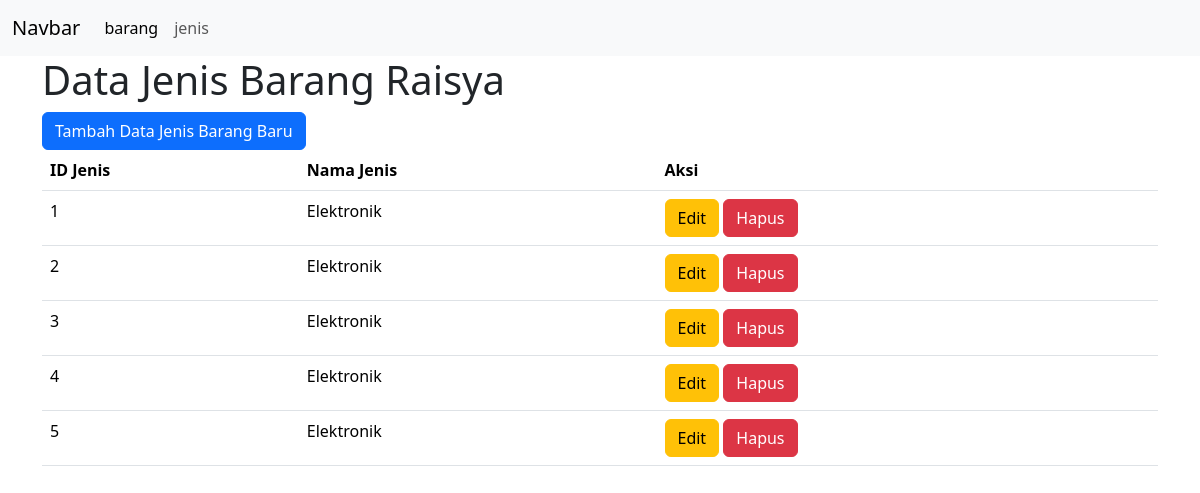
The app's page /view/jenis/index.php with its own data.
### tables this page shows
CREATE TABLE `jenis` (
  `id_jenis` varchar(20) NOT NULL,
  `nama_jenis` varchar(10) DEFAULT NULL
);

### view/jenis/index.php (the view, shortened to what this page needs)
<!DOCTYPE html>
<html lang="en">
<head>
    <link rel="stylesheet" href="https://cdn.jsdelivr.net/npm/bootstrap@5.3.3/dist/css/bootstrap.min.css">
</head>
<body>
<nav class="navbar navbar-expand-lg bg-body-tertiary">
  <div class="container-fluid">
    <a class="navbar-brand" href="#">Navbar</a>
    <div class="collapse navbar-collapse" id="navbarSupportedContent">
      <ul class="navbar-nav me-auto mb-2 mb-lg-0">
        <li class="nav-item">
          <a class="nav-link active" aria-current="page" href="../barang/index.php">barang</a>
        </li>
        <li class="nav-item">
          <a class="nav-link" href="">jenis</a>
        </li>
      </ul>
    </div>
  </div>
</nav>
<div class="container">
  <h1>Data Jenis Barang Raisya</h1>
  <a href="view_tambah.php" class="btn btn-primary">Tambah Data Jenis Barang Baru</a>
<table class="table">
  <thead>
    <tr>
      <th scope="col">ID Jenis</th>
      <th scope="col">Nama Jenis</th>
      <th>Aksi</th>
    </tr>
  </thead>
  <tbody>
  <?php
                include "../../config/koneksi.php";
                $query = mysqli_query($conn, "SELECT * FROM jenis");
                $no = 1;
                if (mysqli_num_rows($query) > 0) {
                    while ($result = mysqli_fetch_assoc($query)) {
                        ?>
                        <tr>
                            <td><?php echo $no; ?></td>
                            <td><?php echo $result['nama_jenis']; ?></td>
                            <td>
                            <a href="view_edit.php?id=<?php echo $result['id_jenis'] ?>" class="btn btn-warning">Edit</a>
                            <a href="hapus.php?id=<?php echo $result['id_jenis'] ?>"
                            onclick="return confirm('Kamu Yakin???')"
                            class="btn btn-danger">Hapus</a>
                            </td>
                        </tr>
                        <?php
                        $no++;
                    }
                } else {
                    echo "<tr><td colspan='7' class='text-center'>Data siswa tidak ditemukan</td></tr>";
                }
                ?>
  </tbody>
</table>
</div>
</body>
</html>

### records on screen
jenis: nama_jenis "Elektronik"
jenis: nama_jenis "Elektronik"
jenis: nama_jenis "Elektronik"
jenis: nama_jenis "Elektronik"
jenis: nama_jenis "Elektronik"
